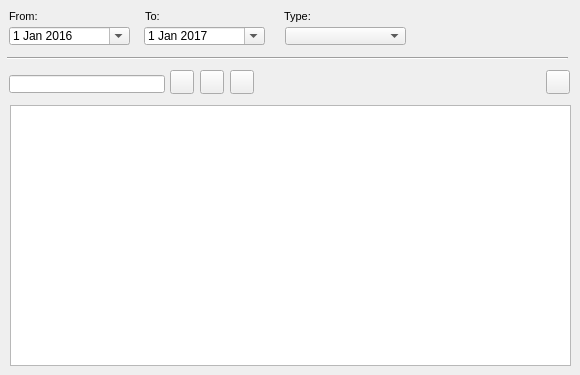
    <widget class="QWidget" name="tab_18">
     <attribute name="title">
      <string>Document</string>
     </attribute>
     <widget class="QTableView" name="tbl_document">
      <property name="geometry">
       <rect>
        <x>10</x>
        <y>105</y>
        <width>561</width>
        <height>261</height>
       </rect>
      </property>
      <property name="sortingEnabled">
       <bool>true</bool>
      </property>
     </widget>
     <widget class="QLabel" name="label_doc_from">
      <property name="geometry">
       <rect>
        <x>9</x>
        <y>5</y>
        <width>90</width>
        <height>22</height>
       </rect>
      </property>
      <property name="font">
       <font>
        <pointsize>8</pointsize>
       </font>
      </property>
      <property name="frameShape">
       <enum>QFrame::NoFrame</enum>
      </property>
      <property name="frameShadow">
       <enum>QFrame::Plain</enum>
      </property>
      <property name="text">
       <string>From:</string>
      </property>
      <property name="textFormat">
       <enum>Qt::AutoText</enum>
      </property>
      <property name="scaledContents">
       <bool>false</bool>
      </property>
      <property name="alignment">
       <set>Qt::AlignLeading|Qt::AlignLeft|Qt::AlignVCenter</set>
      </property>
      <property name="margin">
       <number>3</number>
      </property>
     </widget>
     <widget class="QComboBox" name="doc_type">
      <property name="geometry">
       <rect>
        <x>285</x>
        <y>27</y>
        <width>121</width>
        <height>18</height>
       </rect>
      </property>
     </widget>
     <widget class="Line" name="line_6">
      <property name="geometry">
       <rect>
        <x>7</x>
        <y>50</y>
        <width>561</width>
        <height>16</height>
       </rect>
      </property>
      <property name="orientation">
       <enum>Qt::Horizontal</enum>
      </property>
     </widget>
     <widget class="QLabel" name="label_doc_type">
      <property name="geometry">
       <rect>
        <x>284</x>
        <y>5</y>
        <width>61</width>
        <height>22</height>
       </rect>
      </property>
      <property name="font">
       <font>
        <pointsize>8</pointsize>
       </font>
      </property>
      <property name="layoutDirection">
       <enum>Qt::LeftToRight</enum>
      </property>
      <property name="frameShape">
       <enum>QFrame::NoFrame</enum>
      </property>
      <property name="frameShadow">
       <enum>QFrame::Raised</enum>
      </property>
      <property name="text">
       <string>Type:</string>
      </property>
      <property name="textFormat">
       <enum>Qt::AutoText</enum>
      </property>
      <property name="scaledContents">
       <bool>false</bool>
      </property>
      <property name="margin">
       <number>3</number>
      </property>
     </widget>
     <widget class="QLabel" name="label_doc_to">
      <property name="geometry">
       <rect>
        <x>145</x>
        <y>5</y>
        <width>31</width>
        <height>22</height>
       </rect>
      </property>
      <property name="font">
       <font>
        <pointsize>8</pointsize>
       </font>
      </property>
      <property name="frameShape">
       <enum>QFrame::NoFrame</enum>
      </property>
      <property name="frameShadow">
       <enum>QFrame::Raised</enum>
      </property>
      <property name="text">
       <string>To:</string>
      </property>
      <property name="textFormat">
       <enum>Qt::AutoText</enum>
      </property>
      <property name="scaledContents">
       <bool>false</bool>
      </property>
      <property name="margin">
       <number>3</number>
      </property>
     </widget>
     <widget class="QDateEdit" name="date_document_from">
      <property name="geometry">
       <rect>
        <x>9</x>
        <y>27</y>
        <width>121</width>
        <height>18</height>
       </rect>
      </property>
      <property name="date">
       <date>
        <year>2016</year>
        <month>1</month>
        <day>1</day>
       </date>
      </property>
      <property name="calendarPopup">
       <bool>true</bool>
      </property>
     </widget>
     <widget class="QDateEdit" name="date_document_to">
      <property name="geometry">
       <rect>
        <x>144</x>
        <y>27</y>
        <width>121</width>
        <height>18</height>
       </rect>
      </property>
      <property name="date">
       <date>
        <year>2017</year>
        <month>1</month>
        <day>1</day>
       </date>
      </property>
      <property name="calendarPopup">
       <bool>true</bool>
      </property>
     </widget>
     <widget class="QLineEdit" name="doc_id">
      <property name="geometry">
       <rect>
        <x>9</x>
        <y>75</y>
        <width>156</width>
        <height>18</height>
       </rect>
      </property>
     </widget>
     <widget class="QPushButton" name="btn_open_doc">
      <property name="geometry">
       <rect>
        <x>546</x>
        <y>70</y>
        <width>24</width>
        <height>24</height>
       </rect>
      </property>
      <property name="text">
       <string/>
      </property>
      <property name="icon">
       <iconset>
        <normaloff>../icons/170b.png</normaloff>../icons/170b.png</iconset>
      </property>
      <property name="iconSize">
       <size>
        <width>22</width>
        <height>22</height>
       </size>
      </property>
     </widget>
     <widget class="QPushButton" name="btn_doc_new">
      <property name="geometry">
       <rect>
        <x>230</x>
        <y>70</y>
        <width>24</width>
        <height>24</height>
       </rect>
      </property>
      <property name="text">
       <string/>
      </property>
      <property name="icon">
       <iconset>
        <normaloff>../icons/171b.png</normaloff>../icons/171b.png</iconset>
      </property>
      <property name="iconSize">
       <size>
        <width>22</width>
        <height>22</height>
       </size>
      </property>
     </widget>
     <widget class="QPushButton" name="btn_doc_insert">
      <property name="geometry">
       <rect>
        <x>170</x>
        <y>70</y>
        <width>24</width>
        <height>24</height>
       </rect>
      </property>
      <property name="text">
       <string/>
      </property>
      <property name="icon">
       <iconset>
        <normaloff>../icons/111b.png</normaloff>../icons/111b.png</iconset>
      </property>
      <property name="iconSize">
       <size>
        <width>22</width>
        <height>22</height>
       </size>
      </property>
     </widget>
     <widget class="QPushButton" name="btn_doc_delete">
      <property name="geometry">
       <rect>
        <x>200</x>
        <y>70</y>
        <width>24</width>
        <height>24</height>
       </rect>
      </property>
      <property name="text">
       <string/>
      </property>
      <property name="icon">
       <iconset>
        <normaloff>../icons/112b.png</normaloff>../icons/112b.png</iconset>
      </property>
      <property name="iconSize">
       <size>
        <width>22</width>
        <height>22</height>
       </size>
      </property>
     </widget>
    </widget>
